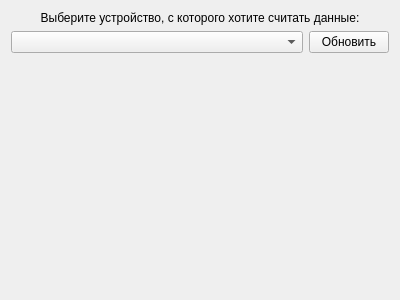
<?xml version="1.0" encoding="UTF-8"?>
<ui version="4.0">
 <class>DAQDeviceFunctionExtractionWizardPage1ChooseDevice</class>
 <widget class="QWizardPage" name="DAQDeviceFunctionExtractionWizardPage1ChooseDevice">
  <property name="geometry">
   <rect>
    <x>0</x>
    <y>0</y>
    <width>400</width>
    <height>300</height>
   </rect>
  </property>
  <property name="windowTitle">
   <string>WizardPage</string>
  </property>
  <layout class="QVBoxLayout" name="verticalLayout" stretch="0,0,0">
   <item>
    <widget class="QLabel" name="deviceLabel">
     <property name="maximumSize">
      <size>
       <width>16777215</width>
       <height>75</height>
      </size>
     </property>
     <property name="text">
      <string>Выберите устройство, с которого хотите считать данные:</string>
     </property>
     <property name="alignment">
      <set>Qt::AlignCenter</set>
     </property>
     <property name="wordWrap">
      <bool>true</bool>
     </property>
    </widget>
   </item>
   <item>
    <layout class="QHBoxLayout" name="horizontalLayout" stretch="1,0">
     <item>
      <widget class="QComboBox" name="deviceComboBox"/>
     </item>
     <item>
      <widget class="QPushButton" name="deviceUpdateButton">
       <property name="text">
        <string>Обновить</string>
       </property>
      </widget>
     </item>
    </layout>
   </item>
   <item>
    <spacer name="verticalSpacer">
     <property name="orientation">
      <enum>Qt::Vertical</enum>
     </property>
     <property name="sizeHint" stdset="0">
      <size>
       <width>20</width>
       <height>40</height>
      </size>
     </property>
    </spacer>
   </item>
  </layout>
 </widget>
 <resources/>
 <connections/>
</ui>
